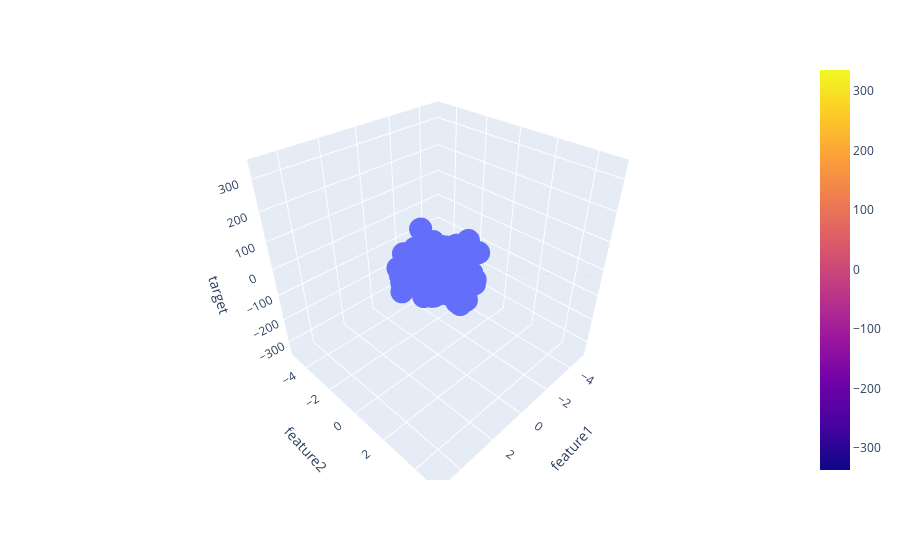

Write notebook code for a chart like this one.
### Code cell
fig = px.scatter_3d(df, x='feature1', y='feature2', z='target')

fig.add_trace(go.Surface(x = x, y = y, z =z ))

fig.show()
